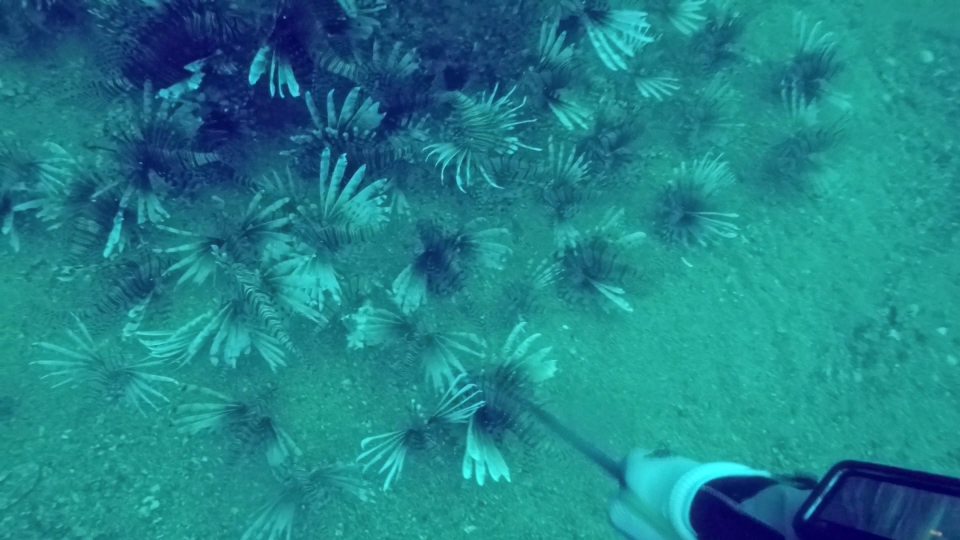
#> input picture images/image_01.jpg, 1920 x 1080 px (shown at 1/2 size)
$ python detect_lionfish.py --image images/image_01.jpg
#> lines starting #> are read from the running program, lines starting #| are printed output that depends on the picture; after the words box and inside, x2 and y2 are one past the last pixel; in counts of white or black regions, pixels touching at a corner belong together
import sys

sys.path.append('/usr/local/lib/python2.7/site-packages')

import argparse
import cv2


ap = argparse.ArgumentParser()
ap.add_argument("-i", "--image", required=True,
	help="path to the input image")
ap.add_argument("-c", "--cascade",
	default="lionfish-cascade-1.xml",
	help="path to lionfish detector haar cascade")
args = vars(ap.parse_args())


image = cv2.imread(args["image"])
#> image is the input picture: shape (1080, 1920, 3); mean B, G, R 139, 131.1, 30.9
gray = cv2.cvtColor(image, cv2.COLOR_BGR2GRAY)
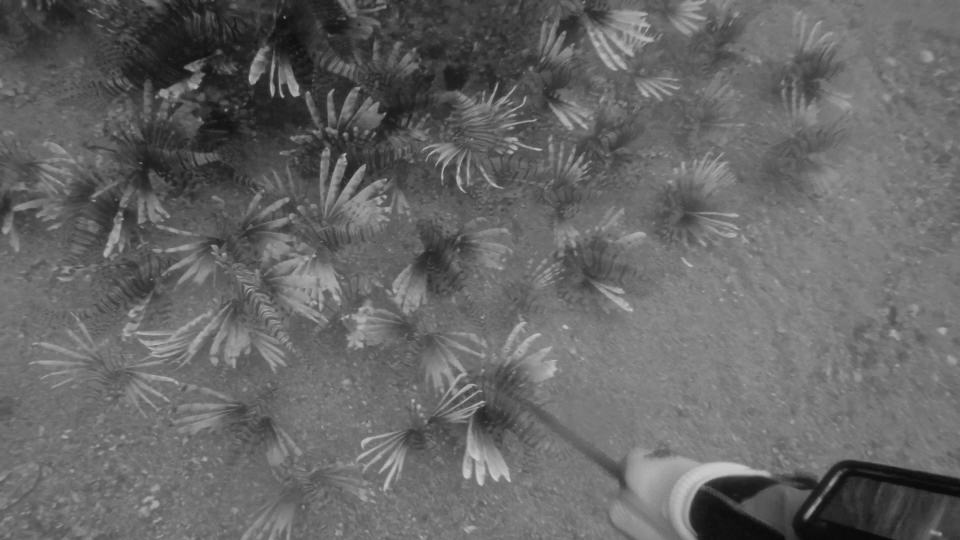
#> gray: shape (1080, 1920) (shown at 1/2 size); min 8, max 206, mean 102

#create the CascadeClassifier
detector = cv2.CascadeClassifier(args["cascade"])
rects = detector.detectMultiScale(gray, scaleFactor=1.2, minNeighbors=9, minSize=(505, 505))
#> rects = ()

# loop over the cat faces and draw a rectangle surrounding each
for (i, (x, y, w, h)) in enumerate(rects):
	cv2.rectangle(image, (x, y), (x + w, y + h), (0, 0, 255), 2)
	cv2.putText(image, "Lionfish #{}".format(i + 1), (x, y - 10),
		cv2.FONT_HERSHEY_SIMPLEX, 0.55, (0, 0, 255), 2)
#> this loop made 0 passes

# show the detected cat faces
cv2.imshow("Lion Fish", image)
cv2.waitKey(0)

$ run again, on images/image_03.jpg
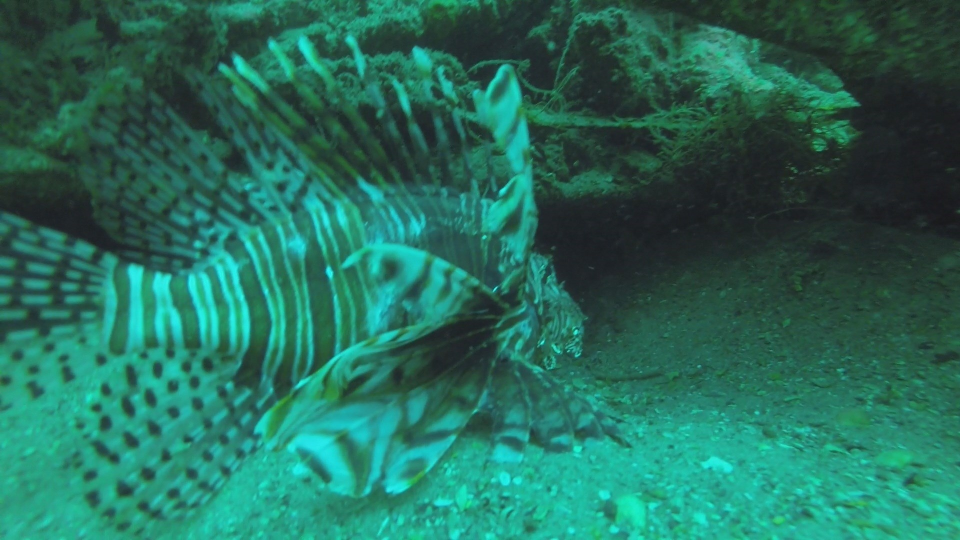
#> input picture images/image_03.jpg, 1920 x 1080 px (shown at 1/2 size)
#> image is the input picture: shape (1080, 1920, 3); mean B, G, R 91.2, 108.5, 36.7
#> `gray = cv2.cvtColor(image, cv2.COLOR_BGR2GRAY)`:
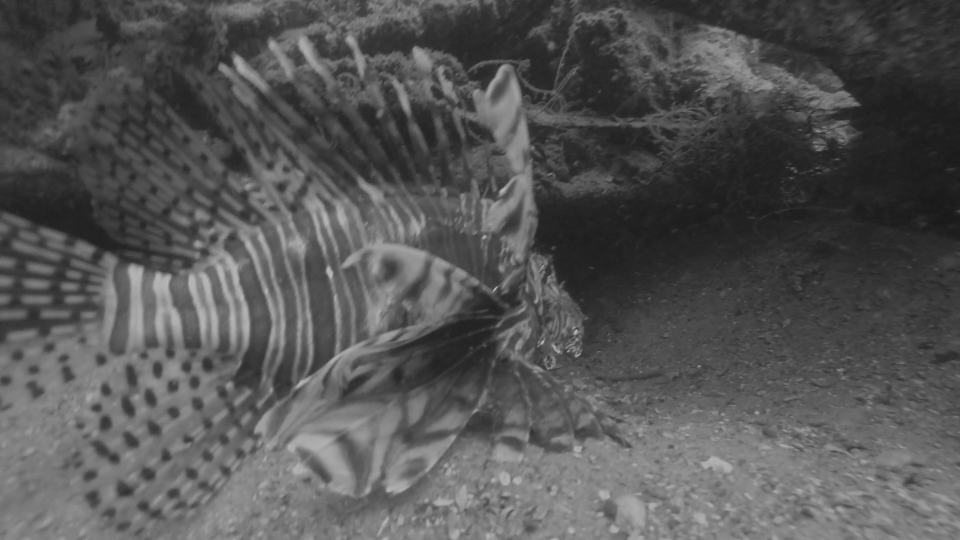
#> gray: shape (1080, 1920) (shown at 1/2 size); min 23, max 201, mean 85.1
#> rects = [[260, 277, 1104, 552]]
#> the loop `for (i, (x, y, w, h)) in enumerate(rects):` made 1 pass
#> after the loop `for (i, (x, y, w, h)) in enumerate(rects):`:
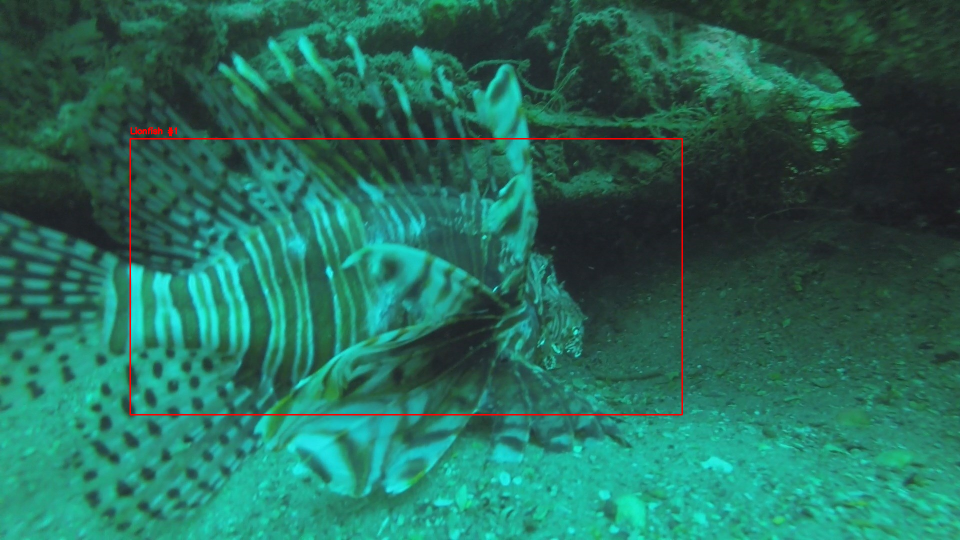
#> image: shape (1080, 1920, 3) (shown at 1/2 size); 0.51% of pixels changed, all inside (x1, y1, x2, y2) = (259, 254, 1366, 831)
